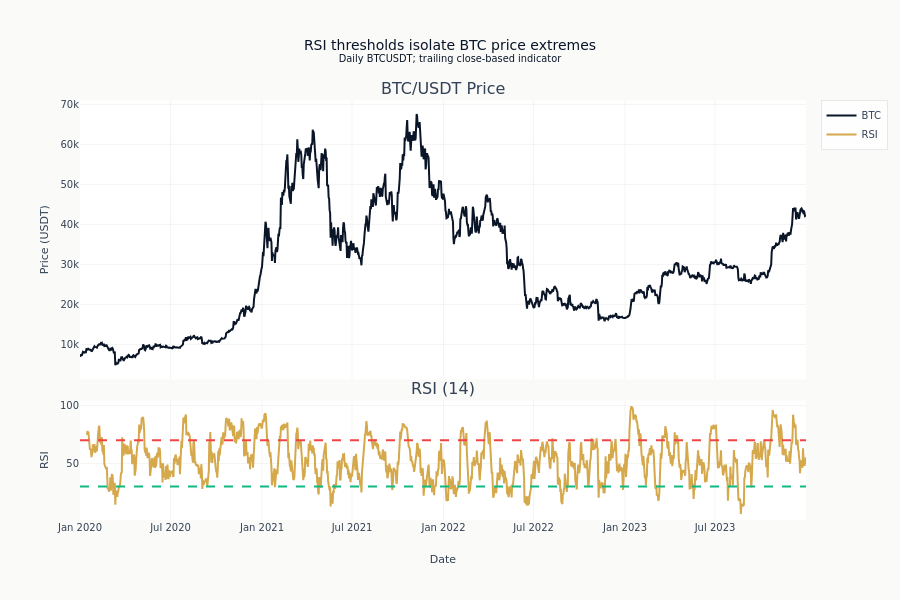

Write notebook code for a chart like this one.
### Code cell
fig = make_subplots(
    rows=2,
    cols=1,
    shared_xaxes=True,
    vertical_spacing=0.05,
    row_heights=[0.7, 0.3],
    subplot_titles=["BTC/USDT Price", f"RSI ({RSI_WINDOW})"],
)

fig.add_trace(
    go.Scatter(x=close.index, y=close, name="BTC", line=dict(color=COLORS["blue"])),
    row=1,
    col=1,
)

fig.add_trace(
    go.Scatter(x=rsi_series.index, y=rsi_series, name="RSI", line=dict(color=COLORS["amber"])),
    row=2,
    col=1,
)

fig.add_hline(y=RSI_LOWER, line_dash="dash", line_color=COLORS["positive"], row=2, col=1)
fig.add_hline(y=RSI_UPPER, line_dash="dash", line_color=COLORS["negative"], row=2, col=1)

fig.update_layout(
    height=600,
    title=(
        "RSI thresholds isolate BTC price extremes"
        "<br><sup>Daily BTCUSDT; trailing close-based indicator</sup>"
    ),
    showlegend=True,
    xaxis2_title="Date",
    yaxis_title="Price (USDT)",
    yaxis2_title="RSI",
)
fig.show()

### Figure 1 — Plotly figure (JSON) as saved in the notebook; plotly's stock layout.template omitted (floating-point values rounded to 4 significant figures; data arrays with more than 128 entries replaced by an {"elided": "..."} marker saying what was removed)
{"data": [{"line": {"color": "#0a1628"}, "name": "BTC", "type": "scatter", "x": {"elided": "1461 str values"}, "xaxis": "x", "y": {"elided": "1461 float values"}, "yaxis": "y"}, {"line": {"color": "#D4A84B"}, "name": "RSI", "type": "scatter", "x": {"elided": "1461 str values"}, "xaxis": "x2", "y": {"elided": "1461 float values"}, "yaxis": "y2"}], "layout": {"annotations": [{"font": {"size": 16}, "showarrow": false, "text": "BTC/USDT Price", "x": 0.5, "xanchor": "center", "xref": "paper", "y": 1.0, "yanchor": "bottom", "yref": "paper"}, {"font": {"size": 16}, "showarrow": false, "text": "RSI (14)", "x": 0.5, "xanchor": "center", "xref": "paper", "y": 0.285, "yanchor": "bottom", "yref": "paper"}], "height": 600, "shapes": [{"line": {"color": "#10b981", "dash": "dash"}, "type": "line", "x0": 0, "x1": 1, "xref": "x2 domain", "y0": 30, "y1": 30, "yref": "y2"}, {"line": {"color": "#ef4444", "dash": "dash"}, "type": "line", "x0": 0, "x1": 1, "xref": "x2 domain", "y0": 70, "y1": 70, "yref": "y2"}], "showlegend": true, "title": {"text": "RSI thresholds isolate BTC price extremes<br><sup>Daily BTCUSDT; trailing close-based indicator</sup>"}, "xaxis": {"anchor": "y", "domain": [0.0, 1.0], "matches": "x2", "showticklabels": false}, "xaxis2": {"anchor": "y2", "domain": [0.0, 1.0], "title": {"text": "Date"}}, "yaxis": {"anchor": "x", "domain": [0.335, 1.0], "title": {"text": "Price (USDT)"}}, "yaxis2": {"anchor": "x2", "domain": [0.0, 0.285], "title": {"text": "RSI"}}}}
